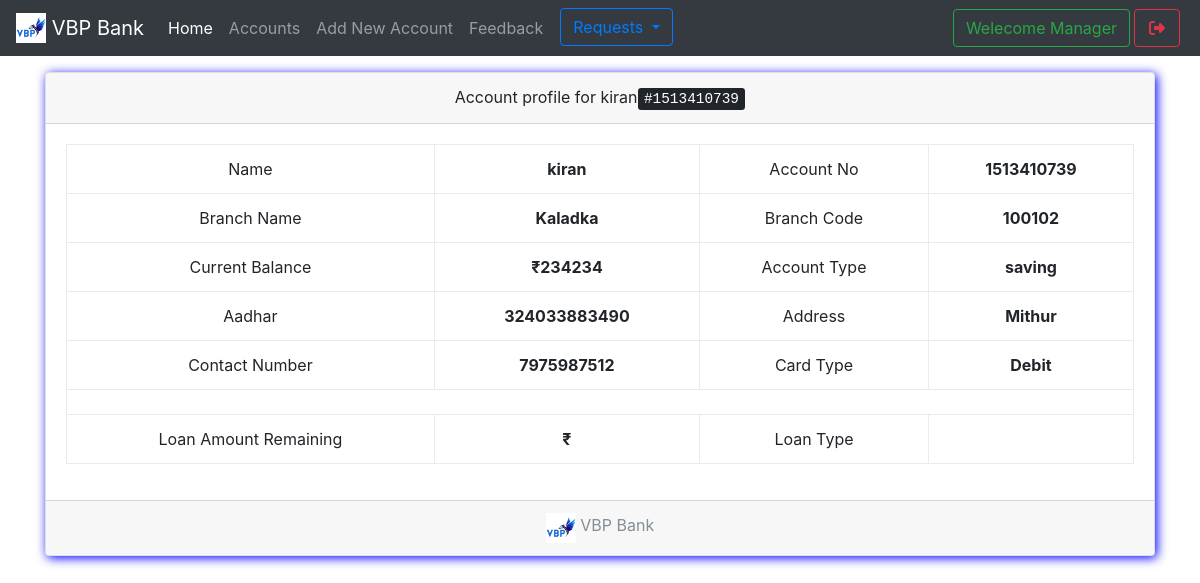
The app's page /show.php?id=6 (signed in) with its own data.
### tables this page shows
CREATE TABLE `useraccounts` (
  `id` int(11) NOT NULL,
  `email` text NOT NULL,
  `password` text NOT NULL,
  `name` varchar(111) NOT NULL,
  `dob` date DEFAULT NULL,
  `accountNo` varchar(111) NOT NULL,
  `accountType` varchar(111) NOT NULL,
  `branch` int(11) NOT NULL,
  `balance` varchar(111) NOT NULL,
  `aadhar` varchar(111) NOT NULL,
  `number` bigint(20) NOT NULL,
  `address` varchar(111) NOT NULL,
  `source` varchar(111) NOT NULL,
  `loan` varchar(111) DEFAULT NULL,
  `loantype` varchar(50) DEFAULT NULL,
  `card` varchar(111) DEFAULT NULL,
  `date` timestamp NOT NULL DEFAULT current_timestamp()
);

CREATE TABLE `branch` (
  `branchId` int(11) NOT NULL,
  `branchNo` varchar(111) NOT NULL,
  `branchName` varchar(111) NOT NULL
);

### show.php (the view, shortened to what this page needs)
<!DOCTYPE html>
<html>
<head>
<?php include 'files_to_import.php'; ?>
</head>
<body style="background: url(images/bg.png); background-size: 100%">
<?php include 'manager_tabbar.php'; ?>
<?php
  $array = $con->query("select * from useraccounts,branch where useraccounts.id = '$_GET[id]' AND useraccounts.branch = branch.branchId");
  $row = $array->fetch_assoc();
 ?>
<div class="container">
<div class="card w-100 text-center shadowBlue">
  <div class="card-header">
    Account profile for <?php echo $row['name'];echo "<kbd>#";echo $row['accountNo'];echo "</kbd>"; ?>
  </div>
  <div class="card-body">
    <table class="table  table-bordered">
      <tbody>
        <tr>
        <td >Name</td>
          <th ><?php echo $row['name'] ?></th>
          <td>Account No</td>
          <th><?php echo $row['accountNo'] ?></th>
        </tr><tr>
          <td>Branch Name</td>
          <th><?php echo $row['branchName'] ?></th>
          <td>Branch Code</td>
          <th><?php echo $row['branchNo'] ?></th>
        </tr><tr>
          <td>Current Balance</td>
          <th>₹<?php echo $row['balance'] ?></th>
          <td>Account Type</td>
          <th><?php echo $row['accountType'] ?></th>
        </tr><tr>
          <td>Aadhar</td>
          <th><?php echo $row['aadhar'] ?></th>
          <td>Address</td>
          <th><?php echo $row['address'] ?></th>
        </tr><tr>
          <td>Contact Number</td>
          <th><?php echo $row['number'] ?></th>
          <td> Card Type </td>
          <th> <?php echo $row['card'] ?></th>
        </tr>
        <tr> <th colspan=4></th></tr>
        <tr>
        <td>Loan Amount Remaining</td>
          <th>₹<?php echo $row['loan'] ?></th>
          <td>Loan Type</td>
          <th><?php echo $row['loantype'] ?></th>
      </tbody>
    </table>
  </div>
  <div class="card-footer text-muted">
  <?php include 'logo_with_name.php'; ?>
  </div>
</div>
</body>
</html>

### css/custom.css (style rules this page uses)
.shadowBlue { box-shadow: 2px 2px 11px blue }

### records on screen
useraccounts: name "kiran", accountNo "1513410739", branch.branchName "Kaladka", branch.branchNo "100102", balance "234234", accountType "saving", aadhar "324033883490", address "Mithur", number "7975987512", card "Debit"

### other values on screen
bankName "VBP Bank VBP Bank"
